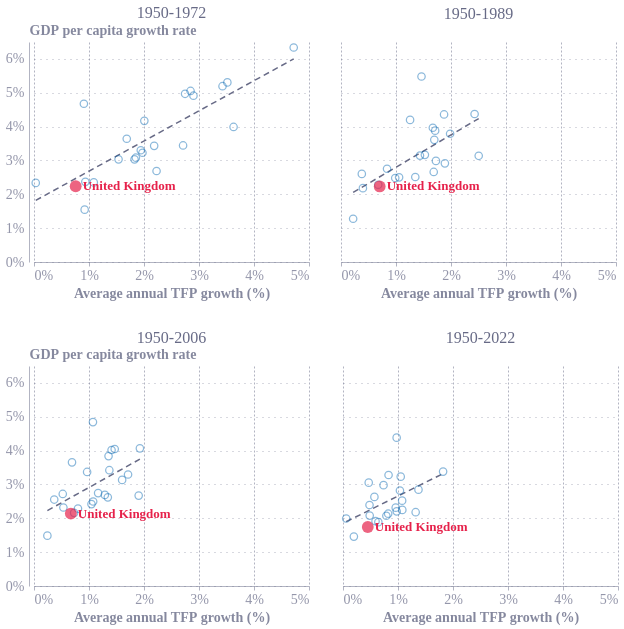

The cell this chart's notebook holds for it:
### Code cell
fig3_period_order = ['1950-1972', '1950-1989', '1950-2006', '1950-2022']
fig3_columns = {
    '1950-1972': ('Gr_1950-1972', 'TFPgr_1950-1972'),
    '1950-1989': ('GR_1950-1989', 'TFPgr_1950-1989'),
    '1950-2006': ('Gr_1950-2006', 'TFPgr_1950-2006'),
    '1950-2022': ('Gr_1950-2022', 'TFPgr_1950-2022')
}

fig3_long = pd.concat([
    fig2and3_data[['Country', 'Code', growth_column, tfp_column]]
    .rename(columns={growth_column: 'growth', tfp_column: 'tfp_growth'})
    .assign(period=period)
    for period, (growth_column, tfp_column) in fig3_columns.items()
], ignore_index=True).dropna(subset=['growth', 'tfp_growth'])

fig3_x_scale = alt.Scale(domain=[0, 5])
fig3_tooltips = [
    alt.Tooltip('Country:N', title='Country'),
    alt.Tooltip('tfp_growth:Q', title='Average annual TFP growth', format='.2f'),
    alt.Tooltip('growth:Q', title='GDP per capita growth rate', format='.2f')
]

fig3_non_uk_points = alt.Chart(fig3_long).transform_filter(
    "datum.Country !== 'United Kingdom'"
).mark_circle(
    filled=False, color='#0063af', opacity=0.45, strokeWidth=1.25, size=55
).encode(
    x=alt.X('tfp_growth:Q', scale=fig3_x_scale, axis=alt.Axis(title='Average annual TFP growth (%)', titleFontSize=14, labelFontSize=14, labelExpr="datum.value + '%'")),
    y=alt.Y('growth:Q', axis=alt.Axis(title='GDP per capita growth rate', titleFontSize=14, labelFontSize=14, labelExpr="datum.value + '%'")),
    tooltip=fig3_tooltips
)

fig3_uk_point = alt.Chart(fig3_long).transform_filter(
    "datum.Country === 'United Kingdom'"
).mark_circle(color='#e6224b', size=140).encode(
    x=alt.X('tfp_growth:Q', scale=fig3_x_scale), y='growth:Q', tooltip=fig3_tooltips
)

fig3_uk_label = alt.Chart(fig3_long).transform_filter(
    "datum.Country === 'United Kingdom'"
).mark_text(
    align='left', dx=7, fontWeight='bold', color='#e6224b', fontSize=13
).encode(x=alt.X('tfp_growth:Q', scale=fig3_x_scale), y='growth:Q', text='Country:N')

fig3_trend = alt.Chart(fig3_long).transform_regression(
    'tfp_growth', 'growth'
).mark_line(
    color='#676A86', strokeWidth=1.5, strokeDash=[6, 4]
).encode(x=alt.X('tfp_growth:Q', scale=fig3_x_scale), y='growth:Q')

fig3_chart = (fig3_trend + fig3_non_uk_points + fig3_uk_point + fig3_uk_label).properties(
    width=275, height=220
).facet(
    facet=alt.Facet(
        'period:N', title=None, sort=fig3_period_order,
        header=alt.Header(labelFontSize=16, labelColor='#676a86', labelPadding=20)
    ),
    columns=2,
    spacing=30
).resolve_scale(x='independent')

fig3_chart

### Figure 1 — Vega-Lite specification as saved in the notebook (floating-point values rounded to 4 significant figures)
{"config": {"font": "Circular Std", "text": {"color": "#676A86", "align": "left", "baseline": "middle", "dx": 7, "dy": 0, "fontSize": 11}, "view": {"stroke": null, "continuousWidth": 400, "continuousHeight": 300, "discreteWidth": 400, "discreteHeight": 300}, "range": {"category": ["#36B7B4", "#E6224B", "#F4C245", "#0063AF", "#00A767", "#179FDB", "#EB5C2E", "#5C267B", "#122B39"], "diverging": ["#E6224B", "#E54753", "#C9C9C9", "#179FDB", "#122B39"], "heatmap": ["#C9C9C9", "#179FDB", "#0063AF", "#122B39"], "ordinal": ["#00A767", "#36B7B4", "#179FDB", "#0063AF", "#243B5A"]}, "bar": {"color": "#179fdb"}, "line": {"color": "#e6224b"}, "rule": {"color": "#676A86"}, "area": {"opacity": 0.8}, "point": {"filled": true, "size": 80, "color": "#e6224b", "opacity": 0.95}, "geoshape": {"stroke": "white", "strokeWidth": 0.3}, "rect": {"fill": "#d6d4d4", "opacity": 0.3}, "axis": {"labelColor": "#676A86", "labelFontSize": 11, "labelFont": "Circular Std", "labelOpacity": 0.7, "tickColor": "#676A86", "tickOpacity": 0.5, "domainColor": "#676A86", "domainOpacity": 0.5, "gridColor": "#676A86", "gridDash": [2, 2], "gridOpacity": 0.5, "title": null, "titleColor": "#676A86", "titleOpacity": 0.8, "tickSize": 4}, "axisXDiscrete": {"grid": false, "labelAngle": 0, "tickCount": 10, "tickOpacity": 0.5, "title": null}, "axisYDiscrete": {"ticks": false, "labelPadding": 5}, "axisXTemporal": {"grid": false, "ticks": true}, "axisXQuantitative": {"grid": true}, "axisYQuantitative": {"gridColor": "#676A86", "gridDash": [1, 5], "gridOpacity": 0.5, "ticks": false, "labelPadding": 5, "tickCount": 8, "titleAngle": 0, "titleAlign": "left", "titleBaseline": "bottom", "titleX": 0, "titleY": -5}, "title": {"color": "#676A86E6", "subtitleColor": "#676A86", "font": "Circular Std", "subtitleFont": "Circular Std", "anchor": "start", "fontSize": 14, "subtitleFontSize": 12, "subtitlePadding": 4, "offset": 0, "frame": "group"}, "legend": {"titleColor": "#122b39", "title": null, "labelColor": "#122b39", "labelFontSize": 11}}, "data": {"name": "data-c18482944414320d1a27d2404bde4336"}, "facet": {"field": "period", "header": {"labelColor": "#676a86", "labelFontSize": 16, "labelPadding": 20}, "sort": ["1950-1972", "1950-1989", "1950-2006", "1950-2022"], "title": null, "type": "nominal"}, "spec": {"layer": [{"mark": {"type": "line", "color": "#676A86", "strokeDash": [6, 4], "strokeWidth": 1.5}, "encoding": {"x": {"field": "tfp_growth", "scale": {"domain": [0, 5]}, "type": "quantitative"}, "y": {"field": "growth", "type": "quantitative"}}, "transform": [{"on": "tfp_growth", "regression": "growth"}]}, {"mark": {"type": "circle", "color": "#0063af", "filled": false, "opacity": 0.45, "size": 55, "strokeWidth": 1.25}, "encoding": {"tooltip": [{"field": "Country", "title": "Country", "type": "nominal"}, {"field": "tfp_growth", "format": ".2f", "title": "Average annual TFP growth", "type": "quantitative"}, {"field": "growth", "format": ".2f", "title": "GDP per capita growth rate", "type": "quantitative"}], "x": {"axis": {"labelExpr": "datum.value + '%'", "labelFontSize": 14, "title": "Average annual TFP growth (%)", "titleFontSize": 14}, "field": "tfp_growth", "scale": {"domain": [0, 5]}, "type": "quantitative"}, "y": {"axis": {"labelExpr": "datum.value + '%'", "labelFontSize": 14, "title": "GDP per capita growth rate", "titleFontSize": 14}, "field": "growth", "type": "quantitative"}}, "transform": [{"filter": "datum.Country !== 'United Kingdom'"}]}, {"mark": {"type": "circle", "color": "#e6224b", "size": 140}, "encoding": {"tooltip": [{"field": "Country", "title": "Country", "type": "nominal"}, {"field": "tfp_growth", "format": ".2f", "title": "Average annual TFP growth", "type": "quantitative"}, {"field": "growth", "format": ".2f", "title": "GDP per capita growth rate", "type": "quantitative"}], "x": {"field": "tfp_growth", "scale": {"domain": [0, 5]}, "type": "quantitative"}, "y": {"field": "growth", "type": "quantitative"}}, "transform": [{"filter": "datum.Country === 'United Kingdom'"}]}, {"mark": {"type": "text", "align": "left", "color": "#e6224b", "dx": 7, "fontSize": 13, "fontWeight": "bold"}, "encoding": {"text": {"field": "Country", "type": "nominal"}, "x": {"field": "tfp_growth", "scale": {"domain": [0, 5]}, "type": "quantitative"}, "y": {"field": "growth", "type": "quantitative"}}, "transform": [{"filter": "datum.Country === 'United Kingdom'"}]}], "height": 220, "width": 275}, "columns": 2, "resolve": {"scale": {"x": "independent"}}, "spacing": 30, "$schema": "https://vega.github.io/schema/vega-lite/v6.4.1.json", "datasets": {"data-c18482944414320d1a27d2404bde4336": [{"Country": "Australia", "Code": "AUS", "growth": 2.368, "tfp_growth": 0.9337, "period": "1950-1972"}, {"Country": "Austria", "Code": "AUT", "growth": 4.969, "tfp_growth": 2.747, "period": "1950-1972"}, {"Country": "Belgium", "Code": "BEL", "growth": 3.444, "tfp_growth": 2.71, "period": "1950-1972"}, {"Country": "Canada", "Code": "CAN", "growth": 2.689, "tfp_growth": 2.228, "period": "1950-1972"}, {"Country": "Switzerland", "Code": "CHE", "growth": 3.643, "tfp_growth": 1.686, "period": "1950-1972"}, {"Country": "Germany", "Code": "DEU", "growth": 5.054, "tfp_growth": 2.846, "period": "1950-1972"}, {"Country": "Denmark", "Code": "DNK", "growth": 3.082, "tfp_growth": 1.852, "period": "1950-1972"}, {"Country": "Spain", "Code": "ESP", "growth": 5.305, "tfp_growth": 3.516, "period": "1950-1972"}, {"Country": "Finland", "Code": "FIN", "growth": 4.17, "tfp_growth": 2.006, "period": "1950-1972"}, {"Country": "France", "Code": "FRA", "growth": 3.99, "tfp_growth": 3.628, "period": "1950-1972"}, {"Country": "United Kingdom", "Code": "GBR", "growth": 2.239, "tfp_growth": 0.7578, "period": "1950-1972"}, {"Country": "Greece", "Code": "GRC", "growth": 6.338, "tfp_growth": 4.722, "period": "1950-1972"}, {"Country": "Ireland", "Code": "IRL", "growth": 3.033, "tfp_growth": 1.537, "period": "1950-1972"}, {"Country": "Iceland", "Code": "ISL", "growth": 3.302, "tfp_growth": 1.941, "period": "1950-1972"}, {"Country": "Italy", "Code": "ITA", "growth": 4.913, "tfp_growth": 2.899, "period": "1950-1972"}, {"Country": "Luxembourg", "Code": "LUX", "growth": 2.336, "tfp_growth": 0.03154, "period": "1950-1972"}, {"Country": "Malta", "Code": "MLT", "growth": 4.676, "tfp_growth": 0.907, "period": "1950-1972"}, {"Country": "Netherlands", "Code": "NLD", "growth": 3.432, "tfp_growth": 2.185, "period": "1950-1972"}, {"Country": "Norway", "Code": "NOR", "growth": 3.228, "tfp_growth": 1.972, "period": "1950-1972"}, {"Country": "New Zealand", "Code": "NZL", "growth": 1.546, "tfp_growth": 0.9211, "period": "1950-1972"}, {"Country": "Portugal", "Code": "PRT", "growth": 5.194, "tfp_growth": 3.427, "period": "1950-1972"}, {"Country": "Sweden", "Code": "SWE", "growth": 3.032, "tfp_growth": 1.827, "period": "1950-1972"}, {"Country": "United States", "Code": "USA", "growth": 2.352, "tfp_growth": 1.087, "period": "1950-1972"}, {"Country": "Australia", "Code": "AUS", "growth": 2.181, "tfp_growth": 0.398, "period": "1950-1989"}, {"Country": "Austria", "Code": "AUT", "growth": 3.881, "tfp_growth": 1.712, "period": "1950-1989"}, {"Country": "Belgium", "Code": "BEL", "growth": 2.914, "tfp_growth": 1.889, "period": "1950-1989"}, {"Country": "Canada", "Code": "CAN", "growth": 2.501, "tfp_growth": 1.056, "period": "1950-1989"}, {"Country": "Switzerland", "Code": "CHE", "growth": 2.756, "tfp_growth": 0.8371, "period": "1950-1989"}, {"Country": "Germany", "Code": "DEU", "growth": 3.79, "tfp_growth": 1.984, "period": "1950-1989"}, {"Country": "Denmark", "Code": "DNK", "growth": 2.511, "tfp_growth": 1.351, "period": "1950-1989"}, {"Country": "Spain", "Code": "ESP", "growth": 4.373, "tfp_growth": 2.429, "period": "1950-1989"}, {"Country": "Finland", "Code": "FIN", "growth": 3.608, "tfp_growth": 1.696, "period": "1950-1989"}, {"Country": "France", "Code": "FRA", "growth": 3.137, "tfp_growth": 2.504, "period": "1950-1989"}, {"Country": "United Kingdom", "Code": "GBR", "growth": 2.232, "tfp_growth": 0.7032, "period": "1950-1989"}, {"Country": "Greece", "Code": "GRC", "growth": 4.359, "tfp_growth": 1.874, "period": "1950-1989"}, {"Country": "Ireland", "Code": "IRL", "growth": 2.987, "tfp_growth": 1.726, "period": "1950-1989"}, {"Country": "Iceland", "Code": "ISL", "growth": 3.165, "tfp_growth": 1.525, "period": "1950-1989"}, {"Country": "Italy", "Code": "ITA", "growth": 3.967, "tfp_growth": 1.67, "period": "1950-1989"}, {"Country": "Luxembourg", "Code": "LUX", "growth": 2.603, "tfp_growth": 0.3784, "period": "1950-1989"}, {"Country": "Malta", "Code": "MLT", "growth": 5.482, "tfp_growth": 1.464, "period": "1950-1989"}, {"Country": "Netherlands", "Code": "NLD", "growth": 2.66, "tfp_growth": 1.686, "period": "1950-1989"}, {"Country": "Norway", "Code": "NOR", "growth": 3.144, "tfp_growth": 1.436, "period": "1950-1989"}, {"Country": "New Zealand", "Code": "NZL", "growth": 1.277, "tfp_growth": 0.2208, "period": "1950-1989"}, {"Country": "Portugal", "Code": "PRT", "growth": 4.198, "tfp_growth": 1.256, "period": "1950-1989"}, {"Country": "Sweden", "Code": "SWE", "growth": 2.481, "tfp_growth": 0.986, "period": "1950-1989"}, {"Country": "United States", "Code": "USA", "growth": 2.283, "tfp_growth": 0.6769, "period": "1950-1989"}, {"Country": "Australia", "Code": "AUS", "growth": 2.319, "tfp_growth": 0.5344, "period": "1950-2006"}, {"Country": "Austria", "Code": "AUT", "growth": 3.422, "tfp_growth": 1.37, "period": "1950-2006"}, {"Country": "Belgium", "Code": "BEL", "growth": 2.62, "tfp_growth": 1.342, "period": "1950-2006"}, {"Country": "Canada", "Code": "CAN", "growth": 2.288, "tfp_growth": 0.7995, "period": "1950-2006"}, {"Country": "Switzerland", "Code": "CHE", "growth": 2.72, "tfp_growth": 0.5229, "period": "1950-2006"}, {"Country": "Germany", "Code": "DEU", "growth": 3.295, "tfp_growth": 1.71, "period": "1950-2006"}, {"Country": "Denmark", "Code": "DNK", "growth": 2.496, "tfp_growth": 1.076, "period": "1950-2006"}, {"Country": "Spain", "Code": "ESP", "growth": 4.047, "tfp_growth": 1.467, "period": "1950-2006"}, {"Country": "Finland", "Code": "FIN", "growth": 3.134, "tfp_growth": 1.602, "period": "1950-2006"}, {"Country": "France", "Code": "FRA", "growth": 2.671, "tfp_growth": 1.903, "period": "1950-2006"}, {"Country": "United Kingdom", "Code": "GBR", "growth": 2.14, "tfp_growth": 0.67, "period": "1950-2006"}, {"Country": "Greece", "Code": "GRC", "growth": 4.019, "tfp_growth": 1.41, "period": "1950-2006"}, {"Country": "Ireland", "Code": "IRL", "growth": 4.066, "tfp_growth": 1.925, "period": "1950-2006"}, {"Country": "Iceland", "Code": "ISL", "growth": 2.744, "tfp_growth": 1.166, "period": "1950-2006"}, {"Country": "Italy", "Code": "ITA", "growth": 3.37, "tfp_growth": 0.9657, "period": "1950-2006"}, {"Country": "Luxembourg", "Code": "LUX", "growth": 2.554, "tfp_growth": 0.368, "period": "1950-2006"}, {"Country": "Malta", "Code": "MLT", "growth": 4.843, "tfp_growth": 1.072, "period": "1950-2006"}, {"Country": "Netherlands", "Code": "NLD", "growth": 2.691, "tfp_growth": 1.288, "period": "1950-2006"}, {"Country": "Norway", "Code": "NOR", "growth": 3.838, "tfp_growth": 1.355, "period": "1950-2006"}, {"Country": "New Zealand", "Code": "NZL", "growth": 1.487, "tfp_growth": 0.2434, "period": "1950-2006"}, {"Country": "Portugal", "Code": "PRT", "growth": 3.654, "tfp_growth": 0.691, "period": "1950-2006"}, {"Country": "Sweden", "Code": "SWE", "growth": 2.42, "tfp_growth": 1.045, "period": "1950-2006"}, {"Country": "United States", "Code": "USA", "growth": 2.162, "tfp_growth": 0.7294, "period": "1950-2006"}, {"Country": "Australia", "Code": "AUS", "growth": 2.081, "tfp_growth": 0.4852, "period": "1950-2022"}, {"Country": "Austria", "Code": "AUT", "growth": 2.821, "tfp_growth": 1.035, "period": "1950-2022"}, {"Country": "Belgium", "Code": "BEL", "growth": 2.205, "tfp_growth": 0.9762, "period": "1950-2022"}, {"Country": "Canada", "Code": "CAN", "growth": 1.915, "tfp_growth": 0.5918, "period": "1950-2022"}, {"Country": "Switzerland", "Code": "CHE", "growth": 2.393, "tfp_growth": 0.4821, "period": "1950-2022"}, {"Country": "Germany", "Code": "DEU", "growth": 2.846, "tfp_growth": 1.372, "period": "1950-2022"}, {"Country": "Denmark", "Code": "DNK", "growth": 2.136, "tfp_growth": 0.8211, "period": "1950-2022"}, {"Country": "Spain", "Code": "ESP", "growth": 3.23, "tfp_growth": 1.049, "period": "1950-2022"}, {"Country": "Finland", "Code": "FIN", "growth": 2.521, "tfp_growth": 1.075, "period": "1950-2022"}, {"Country": "France", "Code": "FRA", "growth": 2.181, "tfp_growth": 1.321, "period": "1950-2022"}, {"Country": "United Kingdom", "Code": "GBR", "growth": 1.744, "tfp_growth": 0.4506, "period": "1950-2022"}, {"Country": "Greece", "Code": "GRC", "growth": 2.98, "tfp_growth": 0.737, "period": "1950-2022"}, {"Country": "Ireland", "Code": "IRL", "growth": 3.38, "tfp_growth": 1.82, "period": "1950-2022"}, {"Country": "Iceland", "Code": "ISL", "growth": 2.249, "tfp_growth": 1.079, "period": "1950-2022"}, {"Country": "Italy", "Code": "ITA", "growth": 2.632, "tfp_growth": 0.571, "period": "1950-2022"}, {"Country": "Luxembourg", "Code": "LUX", "growth": 1.995, "tfp_growth": 0.05844, "period": "1950-2022"}, {"Country": "Malta", "Code": "MLT", "growth": 4.382, "tfp_growth": 0.9754, "period": "1950-2022"}, {"Country": "Netherlands", "Code": "NLD", "growth": 2.315, "tfp_growth": 0.9582, "period": "1950-2022"}, {"Country": "Norway", "Code": "NOR", "growth": 3.28, "tfp_growth": 0.8283, "period": "1950-2022"}, {"Country": "New Zealand", "Code": "NZL", "growth": 1.459, "tfp_growth": 0.1976, "period": "1950-2022"}, {"Country": "Portugal", "Code": "PRT", "growth": 3.053, "tfp_growth": 0.4678, "period": "1950-2022"}, {"Country": "Sweden", "Code": "SWE", "growth": 2.075, "tfp_growth": 0.7884, "period": "1950-2022"}, {"Country": "United States", "Code": "USA", "growth": 1.885, "tfp_growth": 0.6428, "period": "1950-2022"}]}}
